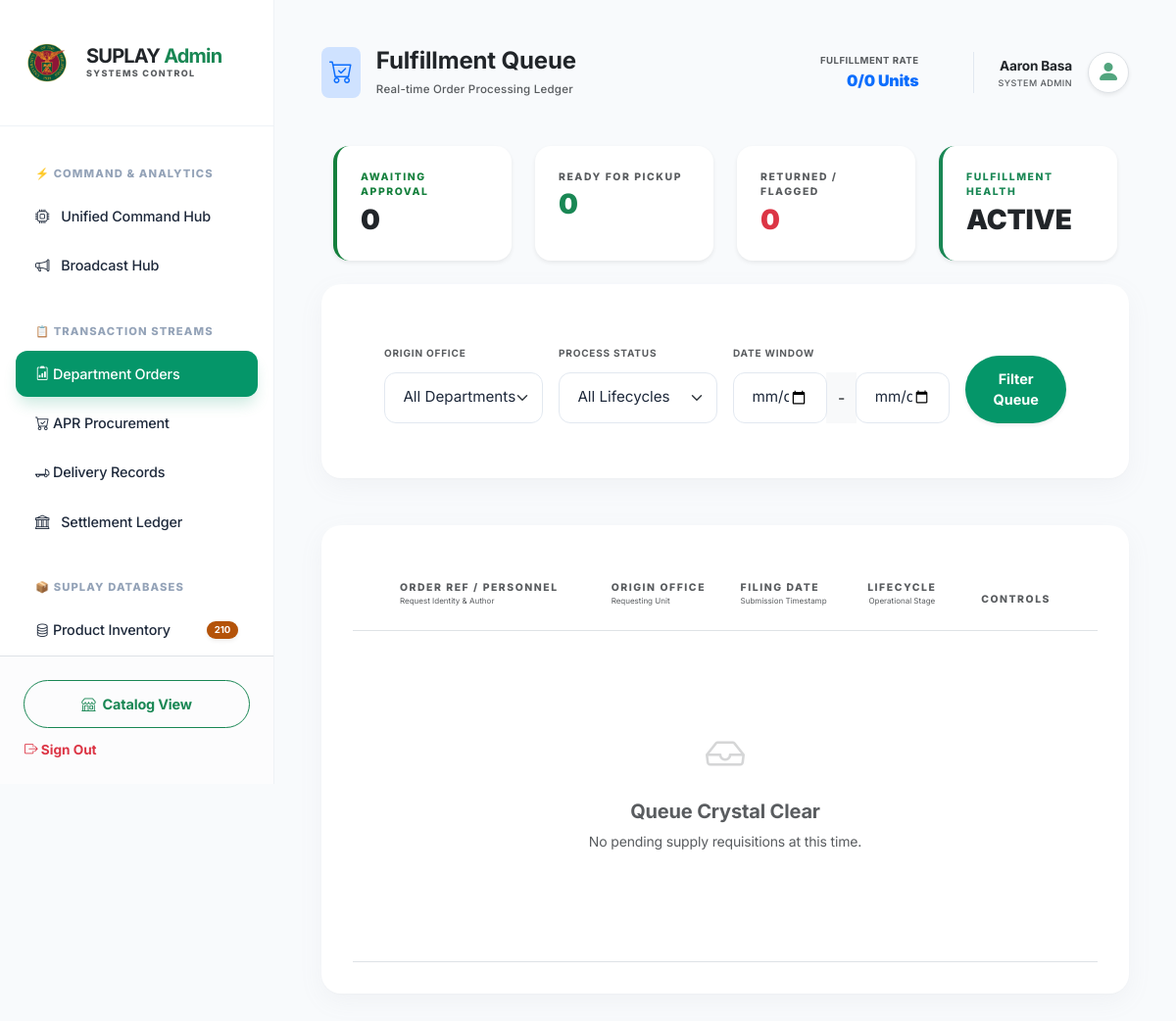
/orders/ (signed in), run on an earlier commit of the app's database.
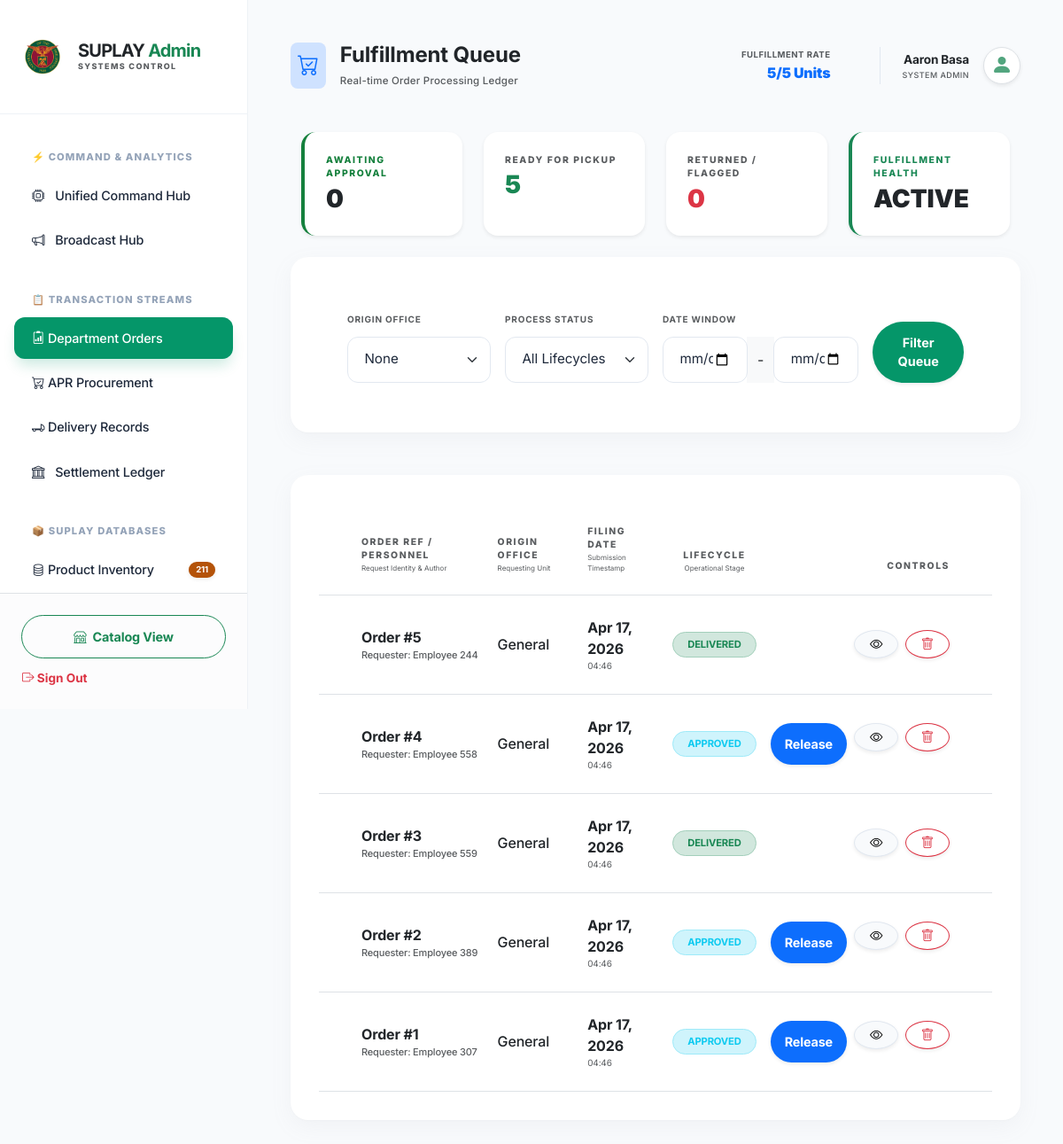
And on a later commit of the database.
### supplies/models.py (models this page shows, shortened)
class Order(models.Model):
    STATUS_CHOICES = [
        ('pending', 'Pending Admin Validation (Aaron)'),
        ('for_approval', 'For Chief Approval (Isagani)'),
        ('approved', 'Ready for Pickup/Delivery'),
        ('returned', 'Returned to Sender'),
        ('delivered', 'Completed/Delivered'),
        ('cancelled', 'Cancelled'),
    ]
    user = models.ForeignKey(User, on_delete=models.SET_NULL, null=True, blank=True)
    employee_name = models.CharField(max_length=100)
    department = models.ForeignKey(Department, on_delete=models.SET_NULL, null=True, blank=True, related_name='orders')
    total_amount = models.DecimalField(max_digits=10, decimal_places=2)
    remarks = models.TextField(blank=True, null=True)
    admin_validated = models.BooleanField(default=False)
    chief_approved = models.BooleanField(default=False)
    created_at = models.DateTimeField(auto_now_add=True) # Request Time
    approved_at = models.DateTimeField(null=True, blank=True) # Approval Time
    completed_at = models.DateTimeField(null=True, blank=True) # Pickup/Delivery Time
    is_emergency = models.BooleanField(default=False)
    status = models.CharField(max_length=30, choices=STATUS_CHOICES, default='pending')
    document1 = models.FileField(upload_to='order_documents/', blank=True, null=True)
    document2 = models.FileField(upload_to='order_documents/', blank=True, null=True)
    document3 = models.FileField(upload_to='order_documents/', blank=True, null=True)

### supplies/views/admin_views.py (the view)
# urls.py: path('orders/', views.transaction_list, name='transaction_list'),
@user_passes_test(lambda u: u.is_staff)
def transaction_list(request):
    base_template = "supplies/admin_base.html"
    if request.headers.get('HX-Request') or request.META.get('HTTP_HX_REQUEST'):
        base_template = "supplies/includes/admin_partial.html"
    orders = Order.objects.all().order_by('-created_at')
    departments = Order.objects.values_list('department', flat=True).distinct().order_by('department')
    count_pending = orders.filter(status='pending').count()
    count_approved = orders.filter(status='approved').count()
    count_returned = orders.filter(status='returned').count()
    count_delivered = orders.filter(status='delivered').count()
    count_ready_delivered = count_approved + count_delivered
    status_filter = request.GET.get('status')
    if status_filter:
        orders = orders.filter(status=status_filter)
    dept_filter = request.GET.get('department')
    if dept_filter:
        orders = orders.filter(department=dept_filter)
    date_from = request.GET.get('date_from')
    if date_from:
        orders = orders.filter(created_at__date__gte=date_from)
    date_to = request.GET.get('date_to')
    if date_to:
        orders = orders.filter(created_at__date__lte=date_to)
    context = {
        'orders': orders,
        'departments': departments,
        'selected_status': status_filter,
        'selected_dept': dept_filter,
        'selected_date_from': date_from,
        'selected_date_to': date_to,
        'count_pending': count_pending,
        'count_ready_delivered': count_ready_delivered,
        'count_returned': count_returned,
        'base_template': base_template,
    }
    return render(request, 'supplies/transactions.html', context)

### supplies/context_processors.py (called while the page is built)
def sidebar_pulse(request):
    if not request.user.is_authenticated or not request.user.is_staff:
        return {}
    try:
        pulse_data = {
            'pulse_pending_orders': Order.objects.filter(status='pending').count(),
            'pulse_open_aprs': APRRequest.objects.exclude(status__in=['CLOSED', 'CANCELLED']).count(),
            'pulse_low_stock': Product.objects.filter(stock__lte=F('reorder_point')).count(),
            'pulse_incoming_deliveries': APRRequest.objects.filter(status__in=['SENT', 'PAID', 'PARTIALLY_RECEIVED']).count(),
        }
    except Exception:
        pulse_data = {}
    return pulse_data

### supplies/templates/supplies/transactions.html (shortened to what the changed rows need)
{% extends base_template|default:'supplies/admin_base.html' %}
{% load humanize static %}
{% block header_title %}
<div class="d-flex align-items-center justify-content-between w-100 pe-4">
    <div class="d-flex gap-3 text-end align-items-center">
        <div class="text-end me-2">
            <div class="text-uppercase fw-bold text-muted mb-0" style="font-size: 0.6rem; letter-spacing: 0.05em;">Fulfillment Rate</div>
            <div class="fw-black text-primary">{{ count_ready_delivered }}/{{ orders.count }} Units</div>
        </div>
    </div>
</div>
{% endblock %}
{% block content %}
<div class="row g-4 mb-4">
    <div class="col-md-3">
        <div class="p-4 rounded-4 border-0 bg-white shadow-sm h-100">
            <div class="text-uppercase small fw-extrabold text-muted ls-wide mb-1" style="font-size: 0.6rem;">Ready for Pickup</div>
            <div class="h3 fw-black mb-0 text-success">{{ count_ready_delivered }}</div>
        </div>
    </div>
</div>
<div class="card border-0 shadow-sm rounded-4 overflow-hidden w-100 mb-5">
    <div class="card-body p-4 bg-white">
        <form method="GET" action="{% url 'transaction_list' %}" hx-get="{% url 'transaction_list' %}" hx-target="#admin-panel" hx-push-url="true">
            <div class="row g-3 align-items-end">
                <div class="col-md-3">
                    <label class="form-label small text-muted fw-bold text-uppercase" style="font-size: 10px;">Origin Office</label>
                    <select name="department" class="form-select border-0 bg-light py-2 rounded-3">
                        <option value="">All Departments</option>
                        {% for dept in departments %}
                        <option value="{{ dept }}" {% if selected_dept == dept %}selected{% endif %}>{{ dept }}</option>
                        {% endfor %}
                    </select>
                </div>
            </div>
        </form>
    </div>
</div>
<div class="card border-0 shadow-sm rounded-4 overflow-hidden w-100 mb-5">
    <div class="table-responsive">
        <table class="table table-hover align-middle mb-0">
            <thead class="bg-light-subtle">
                <tr>
                    <th class="ps-5 py-4 text-uppercase small fw-extrabold text-muted ls-wide">Order Ref / Personnel <p class="text-muted fw-normal mb-0" style="font-size: 8px; text-transform: none; letter-spacing: 0;">Request Identity & Author</p></th>
                    <th class="py-4 text-uppercase small fw-extrabold text-muted ls-wide">Origin Office <p class="text-muted fw-normal mb-0" style="font-size: 8px; text-transform: none; letter-spacing: 0;">Requesting Unit</p></th>
                    <th class="py-4 text-uppercase small fw-extrabold text-muted ls-wide">Filing Date <p class="text-muted fw-normal mb-0" style="font-size: 8px; text-transform: none; letter-spacing: 0;">Submission Timestamp</p></th>
                    <th class="py-4 text-uppercase small fw-extrabold text-muted ls-wide text-center">Lifecycle <p class="text-muted fw-normal mb-0" style="font-size: 8px; text-transform: none; letter-spacing: 0;">Operational Stage</p></th>
                    <th class="pe-5 py-4 text-uppercase small fw-extrabold text-muted ls-wide text-end">Controls</th>
                </tr>
            </thead>
            <tbody class="border-top-0">
                {% for order in orders %}
                <tr class="office-row">
                    <td class="ps-5 py-4">
                        <div class="fw-bold text-dark fs-6">Order #{{ order.id }}</div>
                        <div class="text-muted smaller fw-medium" style="font-size: 11px;">Requester: {{ order.employee_name }}</div>
                    </td>
                    <td class="py-4 fw-medium text-dark">{{ order.department.name|default:"General" }}</td>
                    <td class="py-4">
                        <div class="fw-bold text-dark">{{ order.created_at|date:"M d, Y" }}</div>
                        <div class="text-muted" style="font-size: 10px;">{{ order.created_at|time:"H:i" }}</div>
                    </td>
                    <td class="text-center py-4">
                        <span class="badge rounded-pill
                            {% if order.status == 'pending' %}bg-warning-subtle text-warning border border-warning-subtle
                            {% elif order.status == 'approved' %}bg-info-subtle text-info border border-info-subtle
                            {% elif order.status == 'delivered' %}bg-success-subtle text-success border border-success-subtle
                            {% else %}bg-danger-subtle text-danger border border-danger-subtle{% endif %} px-3 py-2 fw-bold" style="font-size: 0.7rem;">
                            {{ order.status|upper }}
                        </span>
                    </td>
                    <td class="pe-5 text-end py-4">
                        <div class="d-flex justify-content-end gap-2">
                            {% if order.status == 'pending' %}
                                <a href="{% url 'update_status' order.id 'approved' %}" class="btn btn-sm btn-success rounded-pill px-3 fw-bold border-0 shadow-sm">Validate</a>
                            {% elif order.status == 'approved' %}
                                <a href="{% url 'mark_delivered' order.id %}" class="btn btn-sm btn-primary rounded-pill px-3 fw-bold border-0 shadow-sm">Release</a>
                            {% endif %}
                            <a href="{% url 'order_detail' order.id %}" class="btn btn-light rounded-circle shadow-sm border-0 d-flex align-items-center justify-content-center" style="width: 32px; height: 32px;" title="View Details"><i class="bi bi-eye"></i></a>
                            <form action="{% url 'delete_order' order.id %}" method="POST" class="d-inline" onsubmit="return confirm('Surgical Action Required: Are you sure you want to PERMANENTLY delete Order #{{ order.id }}? This action cannot be undone.');">
                                <button type="submit" class="btn btn-outline-danger rounded-circle shadow-sm d-flex align-items-center justify-content-center" style="width: 32px; height: 32px;" title="Delete Order">
                                    <i class="bi bi-trash"></i>
                                </button>
                            </form>
                        </div>
                    </td>
                </tr>
                {% empty %}
                <tr>
                    <td colspan="5" class="py-5 text-center text-muted">
                        <div class="py-5">
                            <i class="bi bi-inbox d-block fs-1 mb-3 opacity-25"></i>
                            <h5 class="fw-bold">Queue Crystal Clear</h5>
                            <p class="small">No pending supply requisitions at this time.</p>
                        </div>
                    </td>
                </tr>
                {% endfor %}
            </tbody>
        </table>
    </div>
</div>
{% endblock %}

### supplies/templates/supplies/admin_base.html (shortened to what the changed rows need)
<!DOCTYPE html>
{% load static %}
<html lang="en">
<head>
    <link href="https://cdn.jsdelivr.net/npm/bootstrap@5.3.0/dist/css/bootstrap.min.css" rel="stylesheet">
    <link rel="stylesheet" href="https://cdn.jsdelivr.net/npm/bootstrap-icons@1.11.0/font/bootstrap-icons.css">
</head>
<body>
    <nav id="sidebar">
        <div class="overflow-y-auto flex-grow-1">
            <a href="{% url 'inventory_list' %}" hx-get="{% url 'inventory_list' %}" hx-target="#admin-panel" hx-push-url="true" class="nav-link d-flex align-items-center justify-content-between {% if request.resolver_match.url_name == 'inventory_list' %}active{% endif %}">
                <span><i class="bi bi-database"></i> Product Inventory</span>
                {% if pulse_low_stock > 0 %}
                <span class="badge rounded-pill shadow-sm px-2 py-1" style="font-size: 0.6rem; background-color: #b45309 !important; color: #fff !important;">{{ pulse_low_stock }}</span>
                {% endif %}
            </a>
        </div>
    </nav>
    <main class="main-content">
        <div id="admin-panel" class="container-fluid px-0">
            <header class="d-flex align-items-center justify-content-between mb-5">
                <div class="flex-grow-1 d-flex align-items-center">
                    {% block header_title %}{% endblock %}
                </div>
            </header>
            {% block content %}{% endblock %}
        </div>
    </main>
</body>
</html>

What changed in the data, as far as the page shows it:
added Order: id "5", employee_name "Employee 244", department.name "General", created_at "Apr 17, 2026", created_at "04:46", status "DELIVERED"
added Order: id "4", employee_name "Employee 558", department.name "General", created_at "Apr 17, 2026", created_at "04:46", status "APPROVED", shows "Release"
added Order: id "3", employee_name "Employee 559", department.name "General", created_at "Apr 17, 2026", created_at "04:46", status "DELIVERED"
added Order: id "2", employee_name "Employee 389", department.name "General", created_at "Apr 17, 2026", created_at "04:46", status "APPROVED", shows "Release"
added Order: id "1", employee_name "Employee 307", department.name "General", created_at "Apr 17, 2026", created_at "04:46", status "APPROVED", shows "Release"
Also different on the page:
{{ pulse_low_stock }}: "210" → "211"
{{ count_ready_delivered }}: "0" → "5"
{{ orders.count }}: "0" → "5"
form field department: "All Departments" → "None"
text no longer shown: "Queue Crystal Clear No pending supply requisitions at this time."
